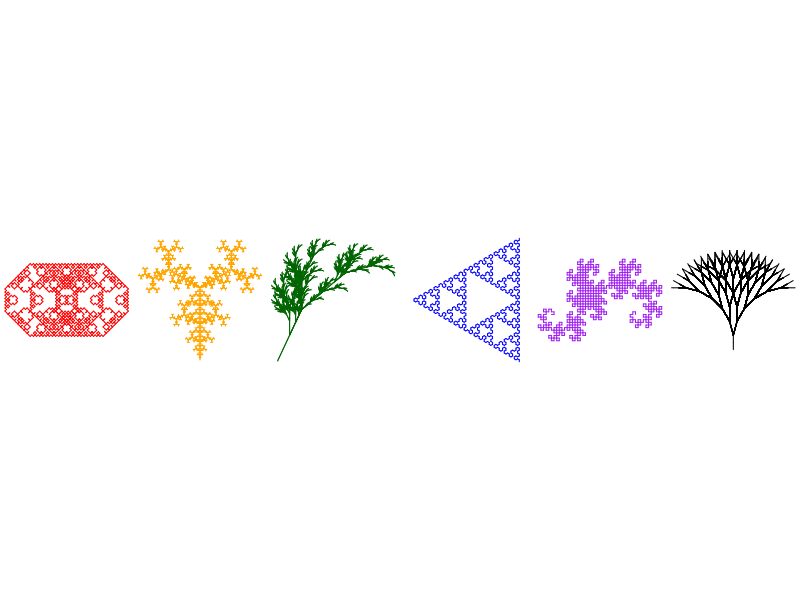
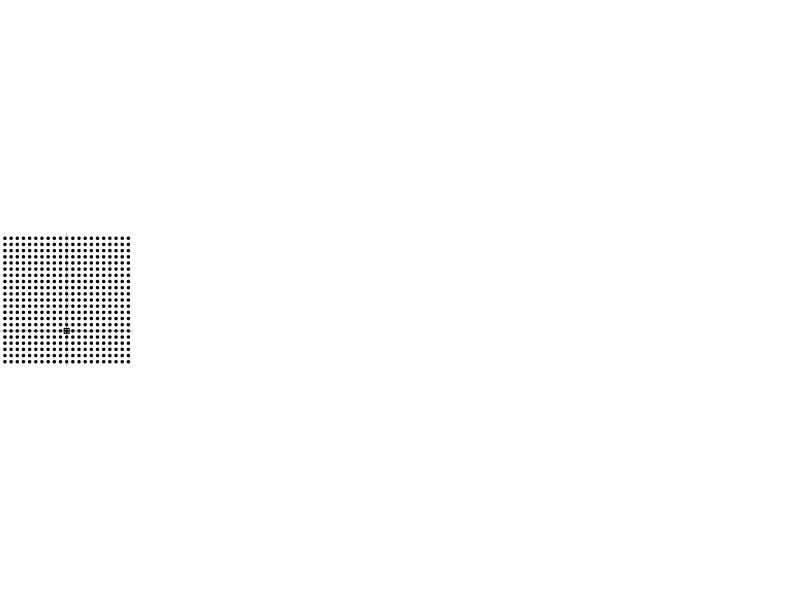

R code for these plots, in order: (Note: this script raises an error after producing the figures.)
## ---- chunk 1

getstr = function(start="A",
                  rules=list("A"="A[+A][-A]b","b"="[+C][-C]","C"="CC"),
                  n=10){
    st = start
    for(jj in 1:n){
        st2 = ""
        for(i in 1:nchar(st)){
            ch = substr(st,i,i)
            # cn = as.integer(charToRaw(ch))
            if(!is.null(rules[[ch]])){
                st2 = paste0(st2,rules[[ch]],collapse="")
            } else {
                st2 = paste0(st2,ch,collapse="")
            }
        }
        st = st2
    }
    return(st)
}

getxyc = function(string="AA+AA+AA+A+A",angle=pi/2,angle_initial=pi/2,col="blue"){
    switch = 1
    d = angle_initial
    x = 0
    y = 0
    xl = c(x)
    yl = c(y)
    cols = numeric()
    dsave = numeric()
    xsave = numeric()
    ysave = numeric()
    for(i in 1:nchar(string)){
        ch = substr(string,i,i)
        cn = as.integer(charToRaw(ch))
        if(cn>=as.integer(charToRaw("A")) && cn<=as.integer(charToRaw("L"))){
            cols = c(cols,col)
            x = x+cos(d)
            y = y+sin(d)
            xl = c(xl,x)
            yl = c(yl,y)
        }
        if(cn>=as.integer(charToRaw("M")) && cn<=as.integer(charToRaw("Z"))){
            cols = c(cols,"NA")
            x = x+cos(d)
            y = y+sin(d)
            xl = c(xl,x)
            yl = c(yl,y)
        }
        if(cn==as.integer(charToRaw("["))){
            dsave = c(dsave,d)
            xsave = c(xsave,x)
            ysave = c(ysave,y)
        }
        if(cn==as.integer(charToRaw("]"))){
            cols = c(cols,"NA")
            x = xsave[length(xsave)]
            y = ysave[length(ysave)]
            d = dsave[length(dsave)]
            if(length(xsave)>1){
                xsave = xsave[1:(length(xsave)-1)]
                ysave = ysave[1:(length(ysave)-1)]
                dsave = dsave[1:(length(dsave)-1)]
            } else {
                xsave = numeric()
                ysave = numeric()
                dsave = numeric()
            }
            xl = c(xl,x)
            yl = c(yl,y)
        }
        if(cn==as.integer(charToRaw("-"))){
            d = d-angle
        }
        if(cn==as.integer(charToRaw("+"))){
            d = d+angle
        }
        if(cn==as.integer(charToRaw("."))){
            switch = switch*(-1)
        }
    }
    
    xwid = max(xl)-min(xl)
    ywid = max(yl)-min(yl)
    xmid = (max(xl)+min(xl))/2
    ymid = (max(yl)+min(yl))/2
    wid = max(c(xwid,ywid))
    x2 = (xl-xmid)/wid*2
    y2 = (yl-ymid)/wid*2
    return(list(x2,y2,cols))
}

makeplot = function(xyc,lwd=1){
    x = xyc[[1]]
    y = xyc[[2]]
    c = xyc[[3]]
    plot(0,0,"n",xlim=c(-1,1),ylim=c(-1,1),axes=F,ann=F)
    # lines(x2,y2)
    for(i in 2:length(x)){
        lines(c(x[i-1],x[i]),c(y[i-1],y[i]),col=c[i-1])
    }
}
## ---- chunk 2
minus = 0
par(mfrow=c(1,6),mar=c(0,0,0,0),oma=c(0,0,0,0),pty="s")

start = c("A")
rules = list("A"="B-C-B-C-",
             "B"="B+B-",
             "C"="B")
s = getstr(start,rules,10-minus)
xyc = getxyc(s,pi/2,angle_initial=3*pi/4,col="red")
makeplot(xyc,lwd=0.3)

start = c("A")
rules = list("A"="AA[+A][-A]")
s = getstr(start,rules,n=6-minus)
xyc = getxyc(s,pi/3,angle_initial=pi/2,col="orange")
makeplot(xyc,lwd=0.3)

start = c("-x")
rules = list("x"="F+[[x]-x]-F[-Fx]+x",
             "F"="FF")
s = getstr(start,rules,n=6-minus)
xyc = getxyc(s,25/180*pi,angle_initial=pi/2,col="darkgreen")
makeplot(xyc,lwd=0.3)

start = c("A")
rules = list("A"="B-A-B",
             "B"="A+B+A")
s = getstr(start,rules,n=6-minus)
xyc = getxyc(s,pi/3,angle_initial=pi/2,col="blue")
makeplot(xyc,lwd=0.3)

start = c("F")
rules = list("F"="F+G",
             "G"="F-G")
s = getstr(start,rules,n=10-minus)
xyc = getxyc(s,pi/2,angle_initial=pi/2,col="purple")
makeplot(xyc,lwd=0.3)

start = c("A")
rules = list("A"="AB",
             "B"="[-A][+A]")
s = getstr(start,rules,n=13-minus)
xyc = getxyc(s,pi/12,angle_initial=pi/2,col="black")
makeplot(xyc,lwd=0.3)
## ---- chunk 3

cat("\\color{red}\n```
    0. A\n
    1. -B\n
    2. --AB\n
    3. ---B-AB\n
    4. ----AB--B-AB
```\n\\color{black}")

## ---- chunk 4
start = c("F")
rules = list("F"="FF[+F-F][-F+F]xF",
             "X"="XX")
# rules = list("F"="FX-XF",
#              "X"="F+F[-FF]")
s = getstr(start,rules,n=2)
s1 = substr(s,1,50)
s2 = substr(s,51,100)
s3 = substr(s,101,nchar(s))

getxyd = function(string="AA+AA+AA+A+A",angle=pi/2,angle_initial=pi/2,col="blue"){
    switch = 1
    d = angle_initial
    x = 0
    y = 0
    xl = c(x)
    yl = c(y)
    cols = numeric()
    dsave = numeric()
    xsave = numeric()
    ysave = numeric()
    for(i in 1:nchar(string)){
        ch = substr(string,i,i)
        cn = as.integer(charToRaw(ch))
        if(cn>=as.integer(charToRaw("A")) && cn<=as.integer(charToRaw("L"))){
            cols = c(cols,col)
            x = x+cos(d)
            y = y+sin(d)
            xl = c(xl,x)
            yl = c(yl,y)
        }
        if(cn>=as.integer(charToRaw("M")) && cn<=as.integer(charToRaw("Z"))){
            cols = c(cols,"NA")
            x = x+cos(d)
            y = y+sin(d)
            xl = c(xl,x)
            yl = c(yl,y)
        }
        if(cn==as.integer(charToRaw("["))){
            dsave = c(dsave,d)
            xsave = c(xsave,x)
            ysave = c(ysave,y)
        }
        if(cn==as.integer(charToRaw("]"))){
            cols = c(cols,"NA")
            x = xsave[length(xsave)]
            y = ysave[length(ysave)]
            d = dsave[length(dsave)]
            if(length(xsave)>1){
                xsave = xsave[1:(length(xsave)-1)]
                ysave = ysave[1:(length(ysave)-1)]
                dsave = dsave[1:(length(dsave)-1)]
            } else {
                xsave = numeric()
                ysave = numeric()
                dsave = numeric()
            }
            xl = c(xl,x)
            yl = c(yl,y)
        }
        if(cn==as.integer(charToRaw("-"))){
            d = d-angle
        }
        if(cn==as.integer(charToRaw("+"))){
            d = d+angle
        }
        if(cn==as.integer(charToRaw("."))){
            switch = switch*(-1)
        }
    }
    return(list(xl,yl,cols))
}

## ---- chunk 5
par(mar=c(0,0,0,0),oma=c(0,0,0,0))
plot(0,0,"n",axes=F,ann=F,xlim=c(-10,10),ylim=c(-5,15))
abline(h=0,col="grey")
abline(v=0,col="grey")
for(i in -10:10){
    for(j in -5:15){
        points(i,j,pch=19,cex=0.5)
    }
}
points(0,0,pch=12)

if(params$showsol){
    s = gsub("x","X",s,fixed=T)
    xyd = getxyd(s,angle=pi/2,col = "red")
    x = xyd[[1]]
    y = xyd[[2]]
    c = xyd[[3]]
    # lines(x2,y2)
    for(i in 2:length(x)){
        lines(c(x[i-1],x[i]),c(y[i-1],y[i]),col=c[i-1],lwd=3)
    }
}
